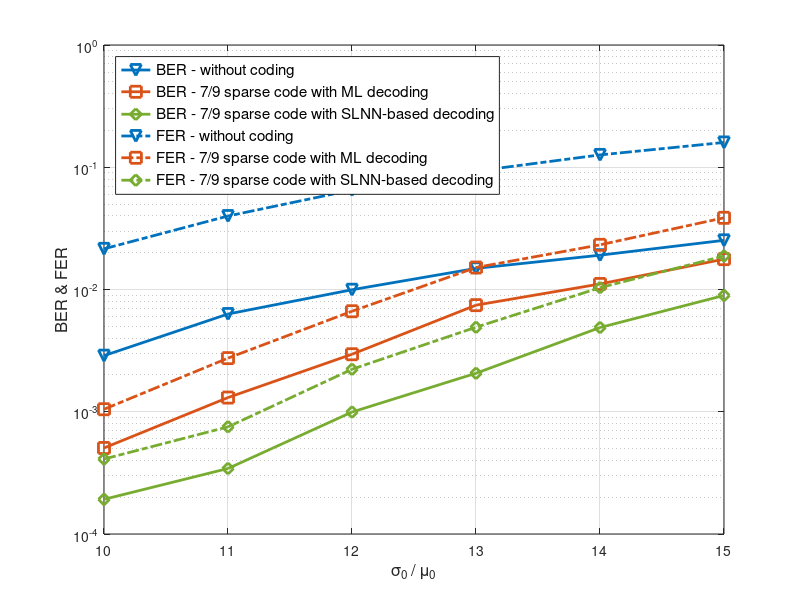

The MATLAB script that drew this image: (Note: this script raises an error after producing the figure.)
clear; clc;

% --- BER ---offset=0---
x = [10, 11, 12, 13, 14, 15];
y0 = [0.00287619048 0.00630476190 0.00995714286 0.0148857143 0.0190857143 0.0252571429]; %% without
y1 = [5.054187192118227e-4 1.306493506493507e-3 2.954285714285714e-3 7.447619047619048e-3 1.110000000000000e-2 1.771428571428571e-2]; %% sparse code
% y2 = [5.714e-05 1.429e-04 7.571e-04 1.871e-03 4.843e-03 8.543e-03]; %% only BCH
y3 = [0.00019210526315789473 0.0003435374149659864 0.0009942857142857143 0.0020653061224489796 0.004885714285714286 0.008942857142857143]; %% SLNN

%------------FER---------------

% x = [10, 11, 12, 13, 14, 15];
y00 = [0.0215154639 0.0399114286 0.0650571429 0.0930200000 0.126180000 0.159560000]; %% without
y11 = [0.0010482758620689655 0.0027454545454545453 0.00664 0.015133333333333334 0.0232 0.0386]; %% sparse code
% y2 = [2.000e-04 6.000e-04 2.800e-03 6.900e-03 1.790e-02 3.090e-02]; %% only BCH
y33 = [0.0004105263157894737 0.0007523809523809524 0.0022266666666666667 0.004914285714285714 0.01035 0.0188]; %% SLNN


% --- plot ---
figure; hold on; grid on; box on;
semilogy(x, y0, 'v-','Color', [0 0.4470 0.7410], 'LineWidth', 2, 'MarkerSize', 8);
semilogy(x, y1, 's-','Color', [0.8500 0.3250 0.0980], 'LineWidth', 2, 'MarkerSize', 8);
% semilogy(x, y2, 'o--', 'LineWidth', 2, 'MarkerSize', 8);
semilogy(x, y3, 'd-', 'Color', [0.4660 0.6740 0.1880], 'LineWidth', 2, 'MarkerSize', 8);
% semilogy(x, y4, 'x--', 'LineWidth', 2, 'MarkerSize', 8);

semilogy(x, y00, 'v-.','Color', [0 0.4470 0.7410], 'LineWidth', 2, 'MarkerSize', 8);
semilogy(x, y11, 's-.', 'Color', [0.8500 0.3250 0.0980], 'LineWidth', 2, 'MarkerSize', 8);
semilogy(x, y33, 'd-.', 'Color', [0.4660 0.6740 0.1880], 'LineWidth', 2, 'MarkerSize', 8);


xlabel('\sigma_0 / \mu_0', 'FontSize', 12);
ylabel('BER & FER', 'FontSize', 12);
legend({'BER - without coding','BER - 7/9 sparse code with ML decoding','BER - 7/9 sparse code with SLNN-based decoding', 'FER - without coding','FER - 7/9 sparse code with ML decoding','FER - 7/9 sparse code with SLNN-based decoding'}, 'Location', 'northwest', 'FontSize', 11);


grid on;
ax = gca;
xticks(x);
xtickformat('%.0f');   % nếu x là số nguyên như 5,6,...15
ax.YScale = 'log';
ax.YTick = [1e-6 1e-5 1e-4 1e-3 1e-2 1e-1 1e0];
ylim([1e-4 1e-0]); 
